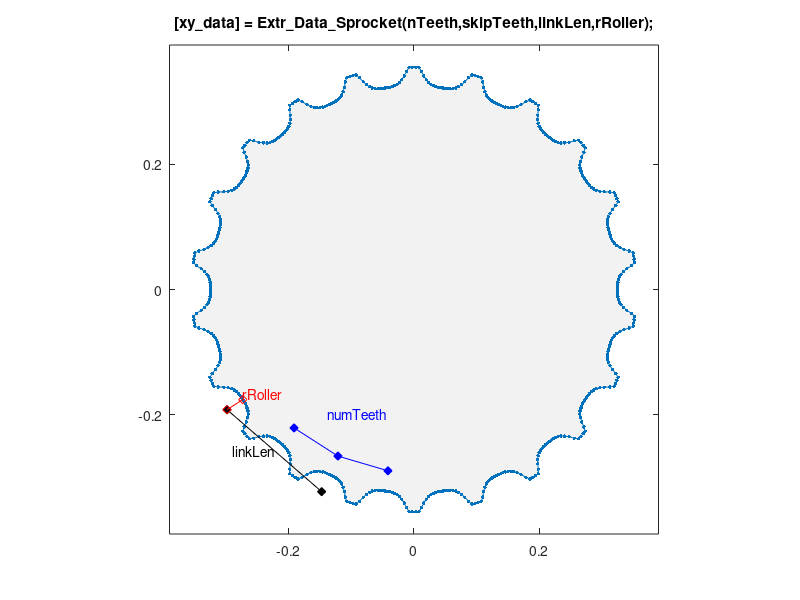

The MATLAB script that drew this image:
function [xy_data, rPitch] = Extr_Data_Sprocket(nTeeth,skipTeeth,linkLen,rRoller,varargin)
%Extr_Data_Sprocket Produce extrusion data for a sprocket.
%   Extr_Data_Sprocket(numTeeth,skipTeeth,linkLength,rRoller)
%   This function returns x-y data for a sprocket.
%   You can specify:
%       numTeeth      Number of teeth on the sprocket
%       skipTeeth     0 for normal, 1 for double pitch chain
%       linkLength    Length of chain links (roller to roller)
%       rRoller       Radius of roller
%       # holes 	  num_holes
%
%   To see a plot showing parameter values, enter the name
%   of the function with no arguments
%   >> Extr_Data_Sprocket
%
%   To see a plot created with your parameter values,
%   add 'plot' as the final argument
%   >> Extr_Data_Sprocket(22,1,0.2,0.03,'plot')
%
% Copyright 2014-2023 The MathWorks, Inc.

% Default data to show diagram
if (nargin == 0)
    nTeeth  = 22; % For 22 teeth on the gear
    skipTeeth = 1;
    linkLen = 0.2;
    rRoller = 0.03;
end

% Check if plot should be produced
if (isempty(varargin))
    showplot = 'n';
else
    showplot = char(varargin);
end

rOuter = linkLen / (2 * sin((2 * pi / (nTeeth/(skipTeeth+1))) / (skipTeeth+1) ));
rInner = rOuter - rRoller;

rPitch = rOuter; % Tooth gap could be deeper

firstToothAngle = deg2rad(0);
currentToothAngle = firstToothAngle;
xy_data = [];

for iTeeth = 1:nTeeth
    [newPoints, currentToothAngle] = computeCupPoints(currentToothAngle, rOuter, rInner, nTeeth);
    xy_data = [xy_data; newPoints]; %#ok<AGROW>
end

%% Orient sprocket so a tooth gap is directly behind sprocket center
% Find index of point at deepest point of one of the cups
[~,ind] = min(vecnorm(xy_data,2,2));

% Determine angle to rotate extrusion data
rotAngle = atan2d(xy_data(ind,2),xy_data(ind,1))+180;

% Construct rotation matrix
Rmat = [cosd(rotAngle) sind(rotAngle);
       -sind(rotAngle) cosd(rotAngle)];

% Rotate data
xy_data   = (Rmat*xy_data')';

%% Plot diagram to show parameters and extrusion
if (nargin == 0 || strcmpi(showplot,'plot'))
    % Figure name
    figString = ['h1_' mfilename];
    % Only create a figure if no figure exists
    figExist = 0;
    fig_hExist = evalin('base',['exist(''' figString ''')']);
    if (fig_hExist)
        figExist = evalin('base',['ishandle(' figString ') && strcmp(get(' figString ', ''type''), ''figure'')']);
    end
    if ~figExist
        fig_h = figure('Name',figString);
        assignin('base',figString,fig_h);
    else
        fig_h = evalin('base',figString);
    end
    figure(fig_h)
    clf(fig_h)

    % Plot extrusion
    patch(xy_data(:,1),xy_data(:,2),[1 1 1]*0.95,'EdgeColor','none');
    hold on
    plot(xy_data(:,1),xy_data(:,2),'-','Marker','.','MarkerSize',8,'LineWidth',0.5);

    axis('equal');
    axis([-1 1 -1 1]*rOuter*1.1);

    % Show parameters
    tAng    = 2*pi/nTeeth;
    tAngArr = tAng*[3 4 5]-pi;
    teeth_pts = 0.9*rInner*[cos(tAngArr(1)) sin(tAngArr(1));cos(tAngArr(2)) sin(tAngArr(2)); cos(tAngArr(3)) sin(tAngArr(3))];
    plot(teeth_pts(:,1),teeth_pts(:,2),'b-d','MarkerFaceColor','b');
    text(teeth_pts(2,1)*0.75,teeth_pts(2,2)*0.75,'{\color{blue}numTeeth}','HorizontalAlignment','center');

    %linkpt1 = [-rInner-rRoller 0];
    linkpt1 = [cos(tAng*(skipTeeth+1)-pi) sin(tAng*(skipTeeth+1)-pi)]*(rInner+rRoller);
    linkpt2 = [cos(tAng*(2*(skipTeeth+1))-pi) sin(tAng*(2*(skipTeeth+1))-pi)]*(rInner+rRoller);
    plot([linkpt1(1) linkpt2(1)],[linkpt1(2) linkpt2(2)],'k-d','MarkerFaceColor','k');
    text((linkpt1(1)+linkpt2(1))/2,(linkpt1(2)+linkpt2(2))/2,'{\color{black}linkLen}',...
        'HorizontalAlignment','right');

    rRollpt1 = linkpt1;
    rRollpt2 = linkpt1/(rInner+rRoller)*rInner;
    plot([rRollpt1(1) rRollpt2(1)],[rRollpt1(2) rRollpt2(2)],'r-d');
    text(rRollpt2(1),rRollpt2(2),'{\color{red}rRoller }','VerticalAlignment','bottom');

    title('[xy\_data] = Extr\_Data\_Sprocket(nTeeth,skipTeeth,linkLen,rRoller);');
    hold off
    box on
    clear xy_data

end


    function [cupPoints, endAngle] = computeCupPoints(beginAngle, rOuter, rInner, numTeeth)
    % Note - this method of constructing the tooth gap is not per any ISO norm
    %        and should be customized to your sprocket application

        toothFlatWidth = 0.1536;           % percentage
        cupFlatWidth   = 1-toothFlatWidth; % toothFlat + cupFlat = 100%
        
        cupAngle = deg2rad(360/numTeeth*cupFlatWidth);
        radDiff = rOuter - rInner;
        rads = [rInner + 1.0 * radDiff,...
            rInner + 0.8 * radDiff,...
            rInner + 0.55 * radDiff,...
            rInner + 0.35 * radDiff,...
            rInner + 0.21 * radDiff,...
            rInner + 0.12 * radDiff,...
            rInner + 0.07 * radDiff,...
            rInner + 0.03 * radDiff,...
            rInner + 0.01 * radDiff,...
            rInner + 0.002 * radDiff,...
            ];
        rads = [rads rInner fliplr(rads)];

        numCupPoints = length(rads);
        theta = cupAngle / (numCupPoints - 1);

        cupPoints = zeros(numCupPoints,2);
        for i = 1:numCupPoints
            rad = rads(i);
            pointAngle = beginAngle + (i - 1) * theta;
            cupPoints(i,:) = [rad * cos(pointAngle), rad * sin(pointAngle)];
        end

        toothAngle = deg2rad(360/numTeeth*toothFlatWidth);

        numToothPoints = 2;
        theta = toothAngle / (numToothPoints + 1);
        %cupPoints = [cupPoints];
        for i = numCupPoints+1:numCupPoints+numToothPoints
            pointAngle = beginAngle + cupAngle + (i - numCupPoints) * theta;
            cupPoints(i,:) = [rOuter * cos(pointAngle), rad * sin(pointAngle)];
        end

        endAngle = beginAngle + cupAngle + toothAngle;

    end
end